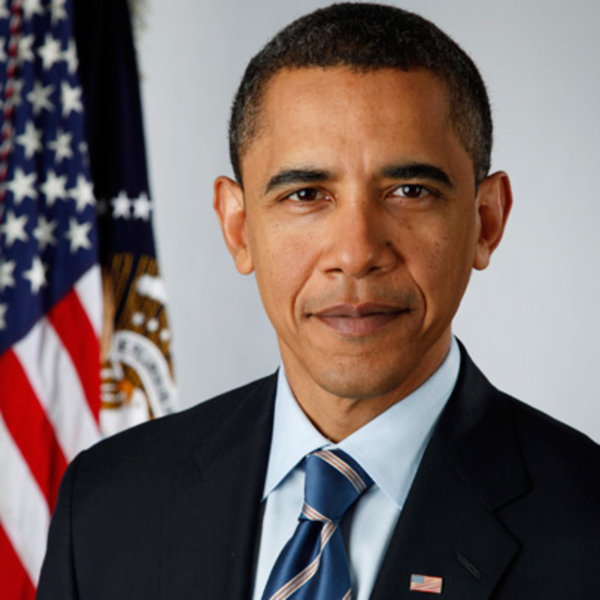
//> input picture data/obama.jpg, 1200 x 1200 px (shown at 1/2 size)
$ ./tinker   (built with g++ and OpenCV 4)
//> lines starting //> are read from the running program, lines starting //| are printed output that depends on the picture
#include "boost/filesystem.hpp"

#include <opencv2/core.hpp>
#include <opencv2/imgproc.hpp>
#include <opencv2/imgcodecs.hpp>
#include <opencv2/highgui.hpp>

#include "simple_svg_1.0.0.hpp"

#include <iostream>
#include <fstream>

using namespace cv;
using namespace std;

// [187 lines left out: functions svg_tri, get_triangles_bounding_box, write_triangle_svg, example_write_trisvg, draw_point, draw_delaunay and 2 more, not called in this run]

int sorolla_example(){
    std::string image_path = samples::findFile("obama.jpg");
    Mat img = imread(image_path, IMREAD_COLOR);
//> img is the input picture: 1200 rows x 1200 cols, CV_8UC3; mean B, G, R 99.8, 102.3, 116.3
    if(img.empty())
    {
        std::cout << "Could not read the image: " << image_path << std::endl;
        return 1;
    }
// [9 lines of commented-out code are left out]
    Mat src, src_gray, dst;
    int kernel_size = 3;
    int scale = 1;
    int delta = 0;
    int ddepth = CV_16S;
    const char* window_name = "Laplace Demo";
    // Reduce noise by blurring with a Gaussian filter ( kernel size = 3 )
    GaussianBlur( img, src, Size(3, 3), 0, 0, BORDER_DEFAULT );
    cvtColor( src, src_gray, COLOR_BGR2GRAY ); // Convert the image to grayscale
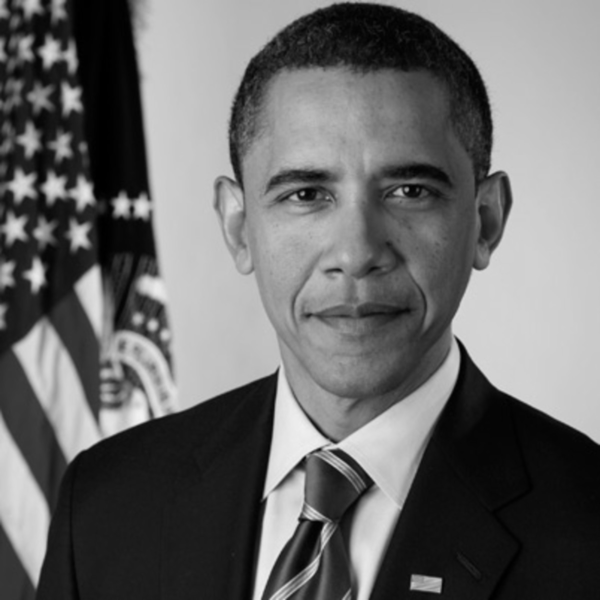
//> src_gray: 1200 rows x 1200 cols, CV_8UC1 (shown at 1/2 size); min 0, max 242, mean 106.2
//    cvtColor( img, src_gray, COLOR_BGR2GRAY ); // Convert the image to grayscale
    Mat abs_dst;
    Laplacian( src_gray, dst, ddepth, kernel_size, scale, delta, BORDER_DEFAULT );
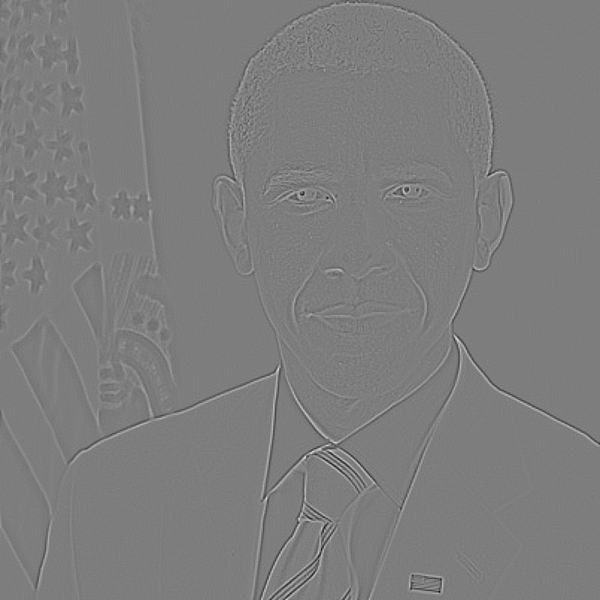
//> dst: 1200 rows x 1200 cols, CV_16SC1 (shown at 1/2 size); min -136, max 140, mean 0; drawn with min black and max white
    // converting back to CV_8U
    GaussianBlur( dst, dst, Size(3, 3), 0, 0, BORDER_DEFAULT );
    GaussianBlur( dst, dst, Size(3, 3), 0, 0, BORDER_DEFAULT );
    GaussianBlur( dst, dst, Size(3, 3), 0, 0, BORDER_DEFAULT );
    GaussianBlur( dst, dst, Size(3, 3), 0, 0, BORDER_DEFAULT );
//> dst: 1200 rows x 1200 cols, CV_16SC1; min -70, max 74, mean 0
    dst = 10 * dst;
    convertScaleAbs( dst, abs_dst );
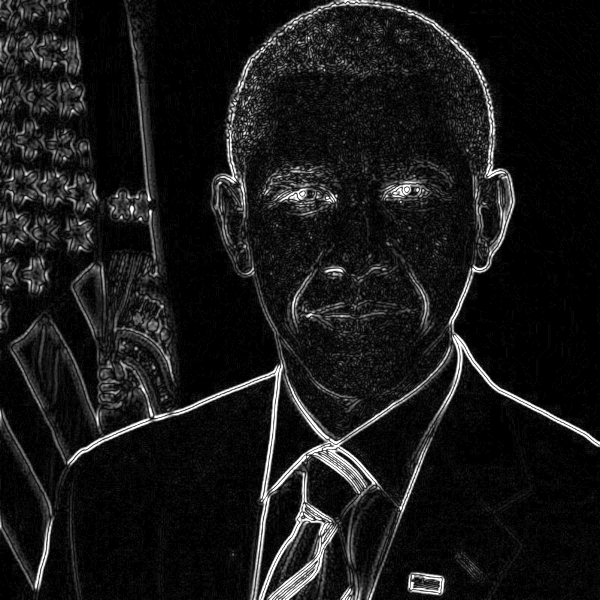
//> abs_dst: 1200 rows x 1200 cols, CV_8UC1 (shown at 1/2 size); min 0, max 255, mean 23.5
    imshow( window_name, abs_dst );
    waitKey(0);

    return 0;
}

// [6 lines left out: function main, not called in this run]

// added to run one function of the file
int main() { sorolla_example(); }
